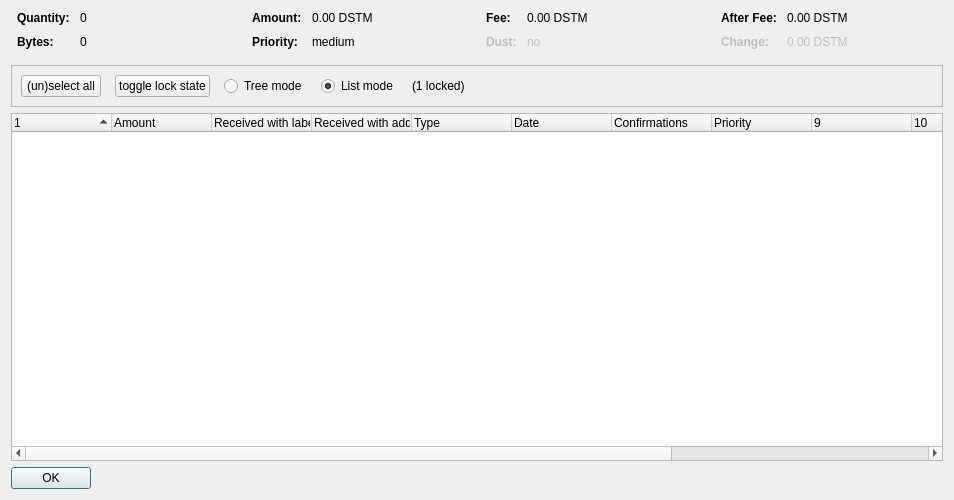
<?xml version="1.0" encoding="UTF-8"?>
<ui version="4.0">
 <class>CoinControlDialog</class>
 <widget class="QDialog" name="CoinControlDialog">
  <property name="geometry">
   <rect>
    <x>0</x>
    <y>0</y>
    <width>954</width>
    <height>500</height>
   </rect>
  </property>
  <property name="windowTitle">
   <string>Coin Selection</string>
  </property>
  <layout class="QVBoxLayout" name="verticalLayout">
   <item>
    <layout class="QHBoxLayout" name="horizontalLayoutTop" stretch="0,0,0,0">
     <property name="topMargin">
      <number>0</number>
     </property>
     <property name="bottomMargin">
      <number>10</number>
     </property>
     <item>
      <layout class="QFormLayout" name="formLayoutCoinControl1">
       <property name="horizontalSpacing">
        <number>10</number>
       </property>
       <property name="verticalSpacing">
        <number>10</number>
       </property>
       <property name="leftMargin">
        <number>6</number>
       </property>
       <property name="rightMargin">
        <number>6</number>
       </property>
       <item row="0" column="0">
        <widget class="QLabel" name="labelCoinControlQuantityText">
         <property name="font">
          <font>
           <weight>75</weight>
           <bold>true</bold>
          </font>
         </property>
         <property name="text">
          <string>Quantity:</string>
         </property>
        </widget>
       </item>
       <item row="0" column="1">
        <widget class="QLabel" name="labelCoinControlQuantity">
         <property name="cursor">
          <cursorShape>IBeamCursor</cursorShape>
         </property>
         <property name="contextMenuPolicy">
          <enum>Qt::ActionsContextMenu</enum>
         </property>
         <property name="text">
          <string notr="true">0</string>
         </property>
         <property name="textInteractionFlags">
          <set>Qt::LinksAccessibleByMouse|Qt::TextSelectableByKeyboard|Qt::TextSelectableByMouse</set>
         </property>
        </widget>
       </item>
       <item row="1" column="0">
        <widget class="QLabel" name="labelCoinControlBytesText">
         <property name="font">
          <font>
           <weight>75</weight>
           <bold>true</bold>
          </font>
         </property>
         <property name="text">
          <string>Bytes:</string>
         </property>
        </widget>
       </item>
       <item row="1" column="1">
        <widget class="QLabel" name="labelCoinControlBytes">
         <property name="cursor">
          <cursorShape>IBeamCursor</cursorShape>
         </property>
         <property name="contextMenuPolicy">
          <enum>Qt::ActionsContextMenu</enum>
         </property>
         <property name="text">
          <string notr="true">0</string>
         </property>
         <property name="textInteractionFlags">
          <set>Qt::LinksAccessibleByMouse|Qt::TextSelectableByKeyboard|Qt::TextSelectableByMouse</set>
         </property>
        </widget>
       </item>
      </layout>
     </item>
     <item>
      <layout class="QFormLayout" name="formLayoutCoinControl2">
       <property name="horizontalSpacing">
        <number>10</number>
       </property>
       <property name="verticalSpacing">
        <number>10</number>
       </property>
       <property name="leftMargin">
        <number>6</number>
       </property>
       <property name="rightMargin">
        <number>6</number>
       </property>
       <item row="0" column="0">
        <widget class="QLabel" name="labelCoinControlAmountText">
         <property name="font">
          <font>
           <weight>75</weight>
           <bold>true</bold>
          </font>
         </property>
         <property name="text">
          <string>Amount:</string>
         </property>
        </widget>
       </item>
       <item row="0" column="1">
        <widget class="QLabel" name="labelCoinControlAmount">
         <property name="cursor">
          <cursorShape>IBeamCursor</cursorShape>
         </property>
         <property name="contextMenuPolicy">
          <enum>Qt::ActionsContextMenu</enum>
         </property>
         <property name="text">
          <string notr="true">0.00 DSTM</string>
         </property>
         <property name="textInteractionFlags">
          <set>Qt::LinksAccessibleByMouse|Qt::TextSelectableByKeyboard|Qt::TextSelectableByMouse</set>
         </property>
        </widget>
       </item>
       <item row="1" column="0">
        <widget class="QLabel" name="labelCoinControlPriorityText">
         <property name="font">
          <font>
           <weight>75</weight>
           <bold>true</bold>
          </font>
         </property>
         <property name="text">
          <string>Priority:</string>
         </property>
        </widget>
       </item>
       <item row="1" column="1">
        <widget class="QLabel" name="labelCoinControlPriority">
         <property name="cursor">
          <cursorShape>IBeamCursor</cursorShape>
         </property>
         <property name="contextMenuPolicy">
          <enum>Qt::ActionsContextMenu</enum>
         </property>
         <property name="text">
          <string>medium</string>
         </property>
         <property name="textInteractionFlags">
          <set>Qt::LinksAccessibleByMouse|Qt::TextSelectableByKeyboard|Qt::TextSelectableByMouse</set>
         </property>
        </widget>
       </item>
      </layout>
     </item>
     <item>
      <layout class="QFormLayout" name="formLayoutCoinControl3">
       <property name="horizontalSpacing">
        <number>10</number>
       </property>
       <property name="verticalSpacing">
        <number>10</number>
       </property>
       <property name="leftMargin">
        <number>6</number>
       </property>
       <property name="rightMargin">
        <number>6</number>
       </property>
       <item row="0" column="0">
        <widget class="QLabel" name="labelCoinControlFeeText">
         <property name="font">
          <font>
           <weight>75</weight>
           <bold>true</bold>
          </font>
         </property>
         <property name="text">
          <string>Fee:</string>
         </property>
        </widget>
       </item>
       <item row="0" column="1">
        <widget class="QLabel" name="labelCoinControlFee">
         <property name="cursor">
          <cursorShape>IBeamCursor</cursorShape>
         </property>
         <property name="contextMenuPolicy">
          <enum>Qt::ActionsContextMenu</enum>
         </property>
         <property name="text">
          <string notr="true">0.00 DSTM</string>
         </property>
         <property name="textInteractionFlags">
          <set>Qt::LinksAccessibleByMouse|Qt::TextSelectableByKeyboard|Qt::TextSelectableByMouse</set>
         </property>
        </widget>
       </item>
       <item row="1" column="0">
        <widget class="QLabel" name="labelCoinControlLowOutputText">
         <property name="enabled">
          <bool>false</bool>
         </property>
         <property name="font">
          <font>
           <weight>75</weight>
           <bold>true</bold>
          </font>
         </property>
         <property name="text">
          <string>Dust:</string>
         </property>
        </widget>
       </item>
       <item row="1" column="1">
        <widget class="QLabel" name="labelCoinControlLowOutput">
         <property name="enabled">
          <bool>false</bool>
         </property>
         <property name="cursor">
          <cursorShape>IBeamCursor</cursorShape>
         </property>
         <property name="contextMenuPolicy">
          <enum>Qt::ActionsContextMenu</enum>
         </property>
         <property name="text">
          <string>no</string>
         </property>
         <property name="textInteractionFlags">
          <set>Qt::LinksAccessibleByMouse|Qt::TextSelectableByKeyboard|Qt::TextSelectableByMouse</set>
         </property>
        </widget>
       </item>
      </layout>
     </item>
     <item>
      <layout class="QFormLayout" name="formLayoutCoinControl4">
       <property name="horizontalSpacing">
        <number>10</number>
       </property>
       <property name="verticalSpacing">
        <number>10</number>
       </property>
       <property name="leftMargin">
        <number>6</number>
       </property>
       <property name="rightMargin">
        <number>6</number>
       </property>
       <item row="0" column="0">
        <widget class="QLabel" name="labelCoinControlAfterFeeText">
         <property name="font">
          <font>
           <weight>75</weight>
           <bold>true</bold>
          </font>
         </property>
         <property name="text">
          <string>After Fee:</string>
         </property>
        </widget>
       </item>
       <item row="0" column="1">
        <widget class="QLabel" name="labelCoinControlAfterFee">
         <property name="cursor">
          <cursorShape>IBeamCursor</cursorShape>
         </property>
         <property name="contextMenuPolicy">
          <enum>Qt::ActionsContextMenu</enum>
         </property>
         <property name="text">
          <string notr="true">0.00 DSTM</string>
         </property>
         <property name="textInteractionFlags">
          <set>Qt::LinksAccessibleByMouse|Qt::TextSelectableByKeyboard|Qt::TextSelectableByMouse</set>
         </property>
        </widget>
       </item>
       <item row="1" column="0">
        <widget class="QLabel" name="labelCoinControlChangeText">
         <property name="enabled">
          <bool>false</bool>
         </property>
         <property name="font">
          <font>
           <weight>75</weight>
           <bold>true</bold>
          </font>
         </property>
         <property name="text">
          <string>Change:</string>
         </property>
        </widget>
       </item>
       <item row="1" column="1">
        <widget class="QLabel" name="labelCoinControlChange">
         <property name="enabled">
          <bool>false</bool>
         </property>
         <property name="cursor">
          <cursorShape>IBeamCursor</cursorShape>
         </property>
         <property name="contextMenuPolicy">
          <enum>Qt::ActionsContextMenu</enum>
         </property>
         <property name="text">
          <string notr="true">0.00 DSTM</string>
         </property>
         <property name="textInteractionFlags">
          <set>Qt::LinksAccessibleByMouse|Qt::TextSelectableByKeyboard|Qt::TextSelectableByMouse</set>
         </property>
        </widget>
       </item>
      </layout>
     </item>
    </layout>
   </item>
   <item>
    <widget class="QFrame" name="frame">
     <property name="minimumSize">
      <size>
       <width>0</width>
       <height>40</height>
      </size>
     </property>
     <property name="frameShape">
      <enum>QFrame::StyledPanel</enum>
     </property>
     <property name="frameShadow">
      <enum>QFrame::Sunken</enum>
     </property>
     <layout class="QHBoxLayout" name="horizontalLayout">
      <item>
       <layout class="QHBoxLayout" name="horizontalLayoutPanel" stretch="0,0,0,0,0,0">
        <property name="spacing">
         <number>14</number>
        </property>
        <item>
         <widget class="QPushButton" name="pushButtonSelectAll">
          <property name="sizePolicy">
           <sizepolicy hsizetype="Maximum" vsizetype="Fixed">
            <horstretch>0</horstretch>
            <verstretch>0</verstretch>
           </sizepolicy>
          </property>
          <property name="text">
           <string>(un)select all</string>
          </property>
          <property name="autoDefault">
           <bool>false</bool>
          </property>
         </widget>
        </item>
        <item>
         <widget class="QPushButton" name="pushButtonToggleLock">
          <property name="sizePolicy">
           <sizepolicy hsizetype="Maximum" vsizetype="Fixed">
            <horstretch>0</horstretch>
            <verstretch>0</verstretch>
           </sizepolicy>
          </property>
          <property name="text">
           <string>toggle lock state</string>
          </property>
          <property name="autoDefault">
           <bool>false</bool>
          </property>
         </widget>
        </item>
        <item>
         <widget class="QRadioButton" name="radioTreeMode">
          <property name="sizePolicy">
           <sizepolicy hsizetype="Maximum" vsizetype="Fixed">
            <horstretch>0</horstretch>
            <verstretch>0</verstretch>
           </sizepolicy>
          </property>
          <property name="text">
           <string>Tree mode</string>
          </property>
         </widget>
        </item>
        <item>
         <widget class="QRadioButton" name="radioListMode">
          <property name="sizePolicy">
           <sizepolicy hsizetype="Maximum" vsizetype="Fixed">
            <horstretch>0</horstretch>
            <verstretch>0</verstretch>
           </sizepolicy>
          </property>
          <property name="text">
           <string>List mode</string>
          </property>
          <property name="checked">
           <bool>true</bool>
          </property>
         </widget>
        </item>
        <item>
         <widget class="QLabel" name="labelLocked">
          <property name="text">
           <string>(1 locked)</string>
          </property>
         </widget>
        </item>
        <item>
         <spacer name="horizontalSpacer">
          <property name="orientation">
           <enum>Qt::Horizontal</enum>
          </property>
          <property name="sizeHint" stdset="0">
           <size>
            <width>40</width>
            <height>20</height>
           </size>
          </property>
         </spacer>
        </item>
       </layout>
      </item>
     </layout>
    </widget>
   </item>
   <item>
    <widget class="CoinControlTreeWidget" name="treeWidget">
     <property name="contextMenuPolicy">
      <enum>Qt::CustomContextMenu</enum>
     </property>
     <property name="sortingEnabled">
      <bool>false</bool>
     </property>
     <property name="columnCount">
      <number>13</number>
     </property>
     <attribute name="headerShowSortIndicator" stdset="0">
      <bool>true</bool>
     </attribute>
     <attribute name="headerStretchLastSection">
      <bool>false</bool>
     </attribute>
     <column>
      <property name="text">
       <string/>
      </property>
     </column>
     <column>
      <property name="text">
       <string>Amount</string>
      </property>
     </column>
     <column>
      <property name="text">
       <string>Received with label</string>
      </property>
     </column>
     <column>
      <property name="text">
       <string>Received with address</string>
      </property>
     </column>
     <column>
      <property name="text">
       <string>Type</string>
      </property>
     </column>
     <column>
      <property name="text">
       <string>Date</string>
      </property>
     </column>
     <column>
      <property name="text">
       <string>Confirmations</string>
      </property>
      <property name="toolTip">
       <string>Confirmed</string>
      </property>
     </column>
     <column>
      <property name="text">
       <string>Priority</string>
      </property>
     </column>
     <column>
      <property name="text">
       <string/>
      </property>
     </column>
     <column>
      <property name="text">
       <string/>
      </property>
     </column>
     <column>
      <property name="text">
       <string/>
      </property>
     </column>
     <column>
      <property name="text">
       <string/>
      </property>
     </column>
     <column>
      <property name="text">
       <string/>
      </property>
     </column>
    </widget>
   </item>
   <item>
    <widget class="QDialogButtonBox" name="buttonBox">
     <property name="sizePolicy">
      <sizepolicy hsizetype="Maximum" vsizetype="Fixed">
       <horstretch>0</horstretch>
       <verstretch>0</verstretch>
      </sizepolicy>
     </property>
     <property name="orientation">
      <enum>Qt::Horizontal</enum>
     </property>
     <property name="standardButtons">
      <set>QDialogButtonBox::Ok</set>
     </property>
    </widget>
   </item>
  </layout>
 </widget>
 <customwidgets>
  <customwidget>
   <class>CoinControlTreeWidget</class>
   <extends>QTreeWidget</extends>
   <header>coincontroltreewidget.h</header>
  </customwidget>
 </customwidgets>
 <resources/>
 <connections/>
</ui>
